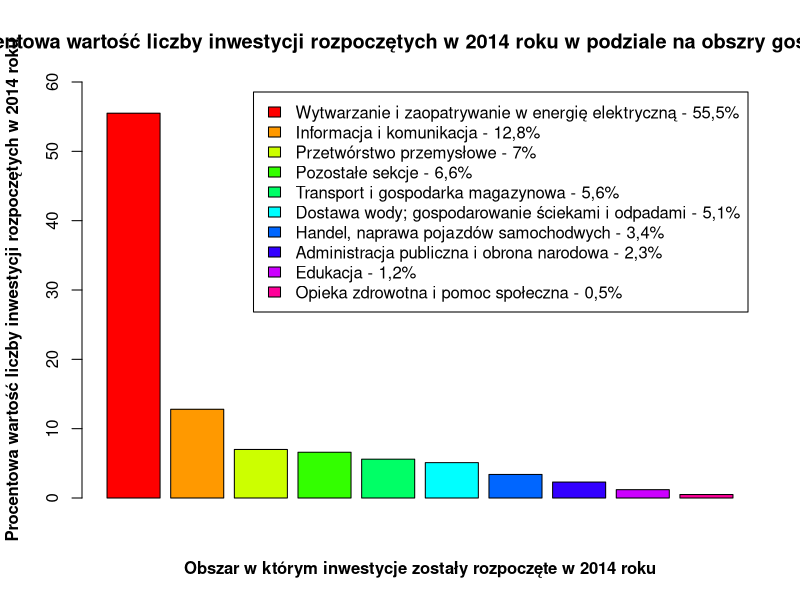
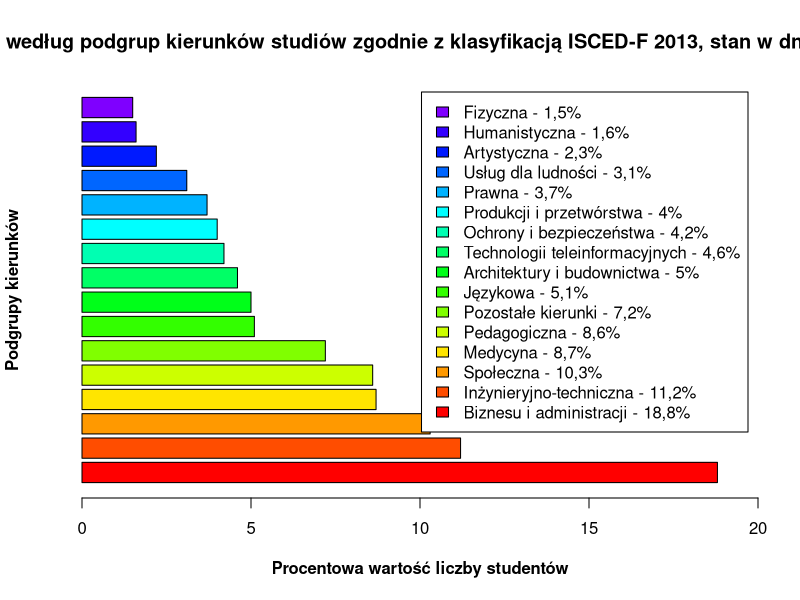

The R source for these figures, in order: (Note: this script raises an error after producing the figures.)
#wykres 1 

#żródłó wykresu - http://stat.gov.pl/obszary-tematyczne/przemysl-budownictwo-srodki-trwale/srodki-trwale/srodki-trwale-w-gospodarce-narodowej-w-2014-roku,1,12.html, strona 110



dzial <- c('Wytwarzanie i zaopatrywanie w energię elektryczną - 55,5%',
           'Informacja i komunikacja - 12,8%',
           'Przetwórstwo przemysłowe - 7%',
           'Pozostałe sekcje - 6,6%',
           'Transport i gospodarka magazynowa - 5,6%',
           'Dostawa wody; gospodarowanie ściekami i odpadami - 5,1%',
           'Handel, naprawa pojazdów samochodwych - 3,4%',
           'Administracja publiczna i obrona narodowa - 2,3%',
           'Edukacja - 1,2%',
           'Opieka zdrowotna i pomoc społeczna - 0,5%'
           
)
procent <- c(55.5,
             12.8,
             7,
             6.6,
             5.6,
             5.1,
             3.4,
             2.3,
             1.2,
             0.5
)

barplot(procent, 
        legend= dzial, 
        col=rainbow(10), 
        ylab = "Procentowa wartość liczby inwestycji rozpoczętych w 2014 roku", 
        xlab = "Obszar w którym inwestycje zostały rozpoczęte w 2014 roku", 
        horiz=F,
        main = 'Prcentowa wartość liczby inwestycji rozpoczętych w 2014 roku w podziale na obszry gospodarki',
        font.lab=2,
        ylim=c(0,60)
)

#wykres 2
#źródło wykresu - http://stat.gov.pl/obszary-tematyczne/edukacja/edukacja/szkoly-wyzsze-i-ich-finanse-w-2014-r-,2,11.html , strona 33




podgrupa <- c('Biznesu i administracji - 18,8%',
              'Inżynieryjno-techniczna - 11,2%',
              'Społeczna - 10,3%',
              'Medycyna - 8,7%',
              'Pedagogiczna - 8,6%',
              'Pozostałe kierunki - 7,2%',
              'Językowa - 5,1%',
              'Architektury i budownictwa - 5%',
              'Technologii teleinformacyjnych - 4,6%',
              'Ochrony i bezpieczeństwa - 4,2%',
              'Produkcji i przetwórstwa - 4%',
              'Prawna - 3,7%',
              'Usług dla ludności - 3,1%',
              'Artystyczna - 2,3%',
              'Humanistyczna - 1,6%',
              'Fizyczna - 1,5%' )        

wartosc <- c(18.8,
             11.2,
             10.3,
             8.7,
             8.6,
             7.2,
             5.1,
             5.0,
             4.6,
             4.2,
             4.0,
             3.7,
             3.1,
             2.2,
             1.6,
             1.5)



barplot(wartosc, 
        legend= podgrupa, 
        col=rainbow(20), 
        ylab = "Podgrupy kierunków", 
        xlab = "Procentowa wartość liczby studentów", 
        horiz=T,
        main = 'Studenci według podgrup kierunków studiów zgodnie z klasyfikacją ISCED-F 2013, stan w dniu 30.XI.2014',
        font.lab=2,
        xlim=c(0,20)
)




library('rio')

library('ggthemes')

dane <- import(file = 'D:/STUDIA/STOPIEŃ II/SEMESTR 3/Wizualizacja i raportowanie dnaych statystycznych/HAND_2324_XPIV_20161108213251.xlsx', 
               which='DANE')

dim(dane)
head(dane)

library(ggplot2)

ggplot(
  data=dane,
  aes(
    x=Rok,
    y=Wartosc,
    group=Nazwa, 
    color=Nazwa))  + 
  geom_line(size=1) +
  xlab('Rok') + 
  ylab('Liczba osób przypadajaca na 1 sklep') + 
  theme_light()



daneprze <- import(file = 'D:/STUDIA/STOPIEŃ II/SEMESTR 3/Wizualizacja i raportowanie dnaych statystycznych/NAUK_2702_XPIV_20161108214742.xlsx', 
                   which='DANE')
library(ggplot2)

ggplot(
  data=daneprze,
  aes(
    x=rok,
    y=wartosc,
    group=rodzaj, 
    color=nazwa)) + 
  geom_path(size=2) +
  facet_wrap(~nazwa) + 
  theme_bw() +
  xlab('Rok') + 
  ylab('Procentowy udział przedsiębirstw w podziale na przedsiębirstwa 
       przemysłowe i usługowe wykorzystujące działalności innowacyjne ')














